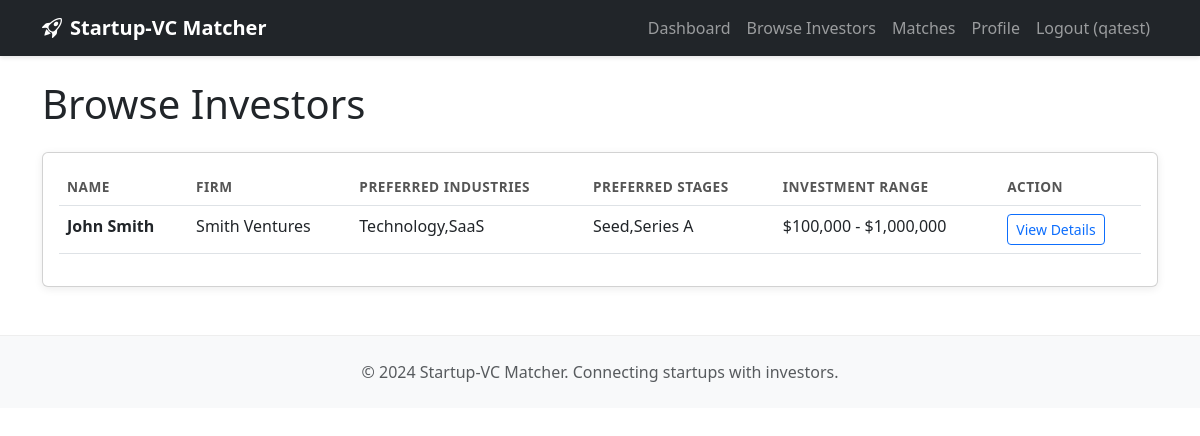
The app's page /startup/investors (signed in) with its own data.
### tables this page shows
CREATE TABLE investors (
            id INTEGER PRIMARY KEY AUTOINCREMENT,
            user_id INTEGER NOT NULL,
            name TEXT NOT NULL,
            firm_name TEXT,
            description TEXT,
            preferred_industries TEXT,
            preferred_stages TEXT,
            min_investment INTEGER,
            max_investment INTEGER,
            website TEXT,
            created_at TIMESTAMP DEFAULT CURRENT_TIMESTAMP,
            FOREIGN KEY (user_id) REFERENCES users (id)
        );

### app.py (the view)
@app.route('/startup/investors')
@login_required
def startup_browse_investors():
    if session.get('user_type') != 'startup':
        return redirect(url_for('index'))
    db = get_db()
    investors = db.execute('SELECT * FROM investors').fetchall()
    return render_template('investor_list.html', investors=investors)

### app.py (called while the page is built)
def get_db():
    db = getattr(g, '_database', None)
    if db is None:
        db = g._database = sqlite3.connect(DATABASE)
        db.row_factory = sqlite3.Row
    return db

@app.teardown_appcontext
def close_connection(exception):
    db = getattr(g, '_database', None)
    if db is not None:
        db.close()

def is_session_valid():
    return (
        session.get('user_id') is not None and
        session.get('username') is not None and
        session.get('user_type') in ('startup', 'investor')
    )

def login_required(f):
    @wraps(f)
    def decorated_function(*args, **kwargs):
        if not is_session_valid():
            session.clear()
            flash('Session expired. Please log in again.', 'error')
            return redirect(url_for('login'))
        return f(*args, **kwargs)
    return decorated_function

### templates/investor_list.html (shortened to what this page needs)
{% extends "base.html" %}
{% block content %}
<div class="row">
    <div class="col-12">
        <h1 class="mb-4">Browse Investors</h1>
    </div>
</div>
<div class="row">
    <div class="col-12">
        <div class="card">
            <div class="card-body">
                {% if investors %}
                <div class="table-responsive">
                    <table class="table table-hover">
                        <thead>
                            <tr>
                                <th>Name</th>
                                <th>Firm</th>
                                <th>Preferred Industries</th>
                                <th>Preferred Stages</th>
                                <th>Investment Range</th>
                                <th>Action</th>
                            </tr>
                        </thead>
                        <tbody>
                            {% for inv in investors %}
                            <tr>
                                <td><strong>{{ inv.name }}</strong></td>
                                <td>{{ inv.firm_name or 'N/A' }}</td>
                                <td>{{ inv.preferred_industries or 'Not specified' }}</td>
                                <td>{{ inv.preferred_stages or 'Not specified' }}</td>
                                <td>
                                    {% if inv.min_investment and inv.max_investment %}
                                        ${{ "{:,}".format(inv.min_investment) }} - ${{ "{:,}".format(inv.max_investment) }}
                                    {% else %}
                                        Not specified
                                    {% endif %}
                                </td>
                                <td>
                                    <button class="btn btn-sm btn-outline-primary" data-bs-toggle="modal" data-bs-target="#investorModal{{ inv.id }}">
                                        View Details
                                    </button>
                                </td>
                            </tr>
                            {% endfor %}
                        </tbody>
                    </table>
                </div>
                {% else %}
                <div class="text-center py-5">
                    <i class="bi bi-inbox display-4 text-muted"></i>
                    <p class="text-muted mt-2">No investors registered yet.</p>
                </div>
                {% endif %}
            </div>
        </div>
    </div>
</div>
{% endblock %}

### static/css/style.css (style rules this page uses)
:root { --primary-color: #667eea; --secondary-color: #764ba2; --success-color: #28a745; --warning-color: #ffc107; --danger-color: #dc3545; --info-color: #17a2b8; --light-bg: #f8f9fa; --dark-bg: #343a40; }
* { margin: 0; padding: 0; box-sizing: border-box; }
body { font-family: -apple-system, BlinkMacSystemFont, 'Segoe UI', Roboto, 'Helvetica Neue', Arial, sans-serif; line-height: 1.6; color: #333; background-color: #fff; min-height: 100vh; display: flex; flex-direction: column; }
.card { border: none; border-radius: 10px; box-shadow: 0 2px 8px rgba(0,0,0,0.08); transition: transform 0.3s ease, box-shadow 0.3s ease; }
.btn { border-radius: 6px; padding: 0.5rem 1.25rem; font-weight: 500; transition: all 0.3s ease; }
.table { margin-bottom: 0; }
.table thead th { border-top: none; font-weight: 600; color: #555; text-transform: uppercase; font-size: 0.85rem; letter-spacing: 0.5px; }

### records on screen
investors: name "John Smith", firm_name "Smith Ventures", preferred_industries "Technology,SaaS", preferred_stages "Seed,Series A", min_investment "100,000", max_investment "1,000,000"

### other values on screen
{{ session.get('username') }} "qatest"
